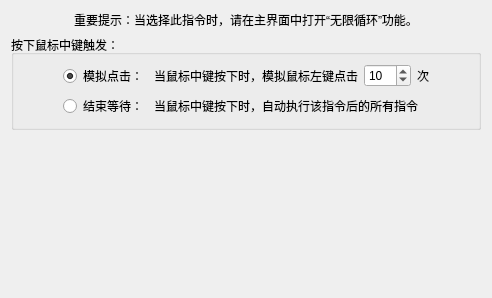
       <widget class="QWidget" name="tab_8">
        <attribute name="title">
         <string>中键激活</string>
        </attribute>
        <layout class="QVBoxLayout" name="verticalLayout_11">
         <item>
          <widget class="QLabel" name="label_30">
           <property name="sizePolicy">
            <sizepolicy hsizetype="Preferred" vsizetype="Fixed">
             <horstretch>0</horstretch>
             <verstretch>0</verstretch>
            </sizepolicy>
           </property>
           <property name="frameShadow">
            <enum>QFrame::Plain</enum>
           </property>
           <property name="lineWidth">
            <number>1</number>
           </property>
           <property name="text">
            <string>重要提示：当选择此指令时，请在主界面中打开“无限循环”功能。</string>
           </property>
           <property name="textFormat">
            <enum>Qt::PlainText</enum>
           </property>
           <property name="alignment">
            <set>Qt::AlignCenter</set>
           </property>
           <property name="wordWrap">
            <bool>false</bool>
           </property>
          </widget>
         </item>
         <item>
          <widget class="QGroupBox" name="groupBox_23">
           <property name="title">
            <string>按下鼠标中键触发：</string>
           </property>
           <layout class="QGridLayout" name="gridLayout_60" columnstretch="0,0,0,0">
            <item row="0" column="2">
             <layout class="QHBoxLayout" name="horizontalLayout_7" stretch="1,0,1">
              <item>
               <widget class="QLabel" name="label_27">
                <property name="text">
                 <string>当鼠标中键按下时，模拟鼠标左键点击</string>
                </property>
                <property name="alignment">
                 <set>Qt::AlignLeading|Qt::AlignLeft|Qt::AlignVCenter</set>
                </property>
                <property name="wordWrap">
                 <bool>false</bool>
                </property>
               </widget>
              </item>
              <item>
               <widget class="QSpinBox" name="spinBox_3">
                <property name="minimum">
                 <number>1</number>
                </property>
                <property name="maximum">
                 <number>999</number>
                </property>
                <property name="value">
                 <number>10</number>
                </property>
               </widget>
              </item>
              <item>
               <widget class="QLabel" name="label_28">
                <property name="text">
                 <string>次</string>
                </property>
                <property name="alignment">
                 <set>Qt::AlignLeading|Qt::AlignLeft|Qt::AlignVCenter</set>
                </property>
               </widget>
              </item>
             </layout>
            </item>
            <item row="0" column="0">
             <spacer name="horizontalSpacer">
              <property name="orientation">
               <enum>Qt::Horizontal</enum>
              </property>
              <property name="sizeHint" stdset="0">
               <size>
                <width>40</width>
                <height>20</height>
               </size>
              </property>
             </spacer>
            </item>
            <item row="1" column="1">
             <widget class="QRadioButton" name="radioButton_zi">
              <property name="layoutDirection">
               <enum>Qt::LeftToRight</enum>
              </property>
              <property name="text">
               <string>结束等待：</string>
              </property>
             </widget>
            </item>
            <item row="1" column="2">
             <widget class="QLabel" name="label_29">
              <property name="text">
               <string>当鼠标中键按下时，自动执行该指令后的所有指令</string>
              </property>
              <property name="alignment">
               <set>Qt::AlignLeading|Qt::AlignLeft|Qt::AlignVCenter</set>
              </property>
              <property name="wordWrap">
               <bool>false</bool>
              </property>
             </widget>
            </item>
            <item row="0" column="1">
             <widget class="QRadioButton" name="radioButton">
              <property name="layoutDirection">
               <enum>Qt::LeftToRight</enum>
              </property>
              <property name="text">
               <string>模拟点击：</string>
              </property>
              <property name="checked">
               <bool>true</bool>
              </property>
             </widget>
            </item>
            <item row="1" column="0">
             <spacer name="horizontalSpacer_2">
              <property name="orientation">
               <enum>Qt::Horizontal</enum>
              </property>
              <property name="sizeHint" stdset="0">
               <size>
                <width>40</width>
                <height>20</height>
               </size>
              </property>
             </spacer>
            </item>
            <item row="0" column="3">
             <spacer name="horizontalSpacer_11">
              <property name="orientation">
               <enum>Qt::Horizontal</enum>
              </property>
              <property name="sizeHint" stdset="0">
               <size>
                <width>40</width>
                <height>20</height>
               </size>
              </property>
             </spacer>
            </item>
            <item row="1" column="3">
             <spacer name="horizontalSpacer_12">
              <property name="orientation">
               <enum>Qt::Horizontal</enum>
              </property>
              <property name="sizeHint" stdset="0">
               <size>
                <width>40</width>
                <height>20</height>
               </size>
              </property>
             </spacer>
            </item>
           </layout>
          </widget>
         </item>
         <item>
          <spacer name="verticalSpacer_9">
           <property name="orientation">
            <enum>Qt::Vertical</enum>
           </property>
           <property name="sizeHint" stdset="0">
            <size>
             <width>20</width>
             <height>157</height>
            </size>
           </property>
          </spacer>
         </item>
        </layout>
       </widget>
